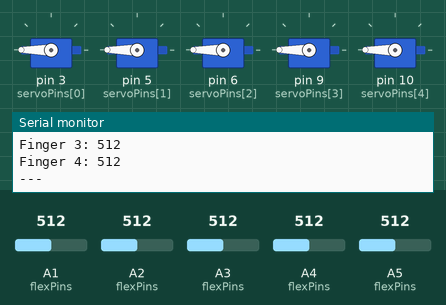
This sketch was run on a simulated Arduino Uno, built with avr-gcc and run on an emulated ATmega328P. On the bench: 5 × servo, the last lines printed to the serial monitor. Inputs (shaded band) come from the test bench; at power-on: A1 (flexPins) = 512, A2 (flexPins) = 512, A3 (flexPins) = 512, A4 (flexPins) = 512, A5 (flexPins) = 512.

Above: at 1.2 s.
1.3 s: A1 (flexPins) set to 992
At 2.3 s:
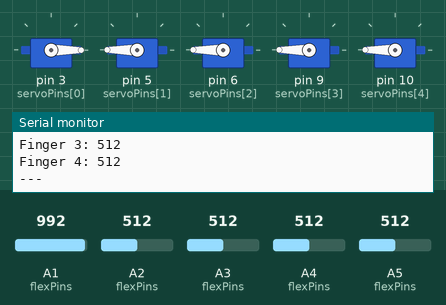
2.9 s: A2 (flexPins) set to 992
At 3.7 s:
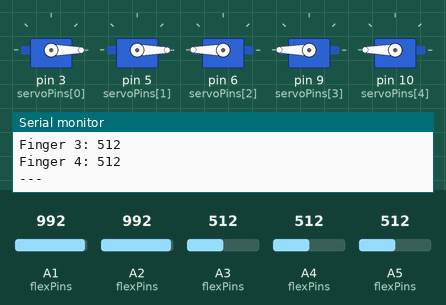
4.7 s: A3 (flexPins) set to 992
At 6.2 s:
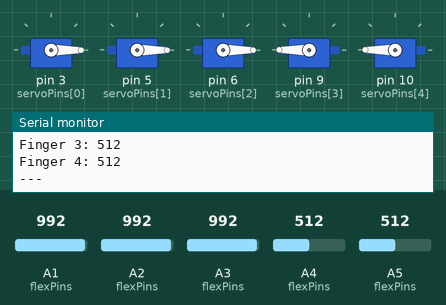
6.5 s: A4 (flexPins) set to 992
At 7.8 s:
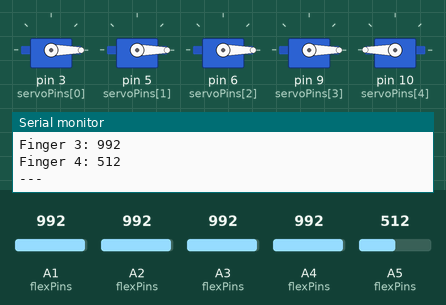
8.3 s: A5 (flexPins) set to 992
At 9.2 s:
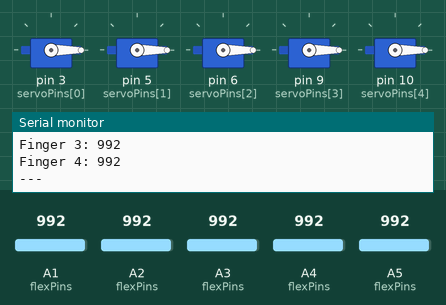
10.1 s: A1 (flexPins) set to 716
At 10.9 s:
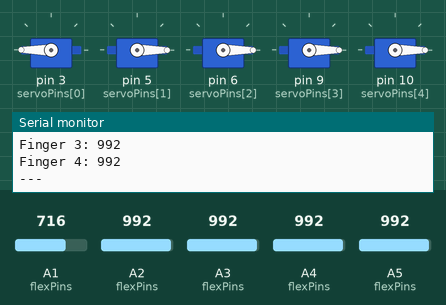
Timing chart, 0 to 12.8 s (numbered marks = the images above; inputs shaded):
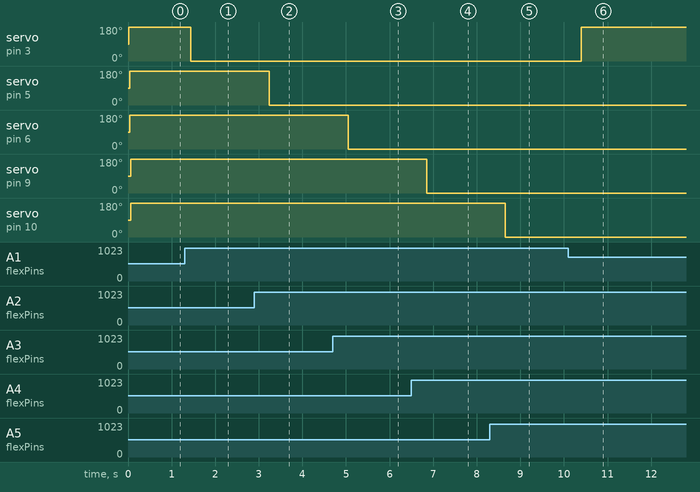

The sketch:

v4_per_finger_calibration.ino
```cpp
#include <Servo.h>

const int flexPins[] = {A1, A2, A3, A4, A5};
const int servoPins[] = {3, 5, 6, 9, 10};

int minVals[] = {820, 835, 750, 780, 750};  // When fingers are relaxed
int maxVals[] = {880, 890, 820, 810, 810};  // When fingers are curled


Servo servos[5];

void setup() {
  Serial.begin(9600);  // <-- This must match the Serial Monitor baud rate!
  for (int i = 0; i < 5; i++) {
    servos[i].attach(servoPins[i]);
  }
}

int smoothFlexRead(int pin) {
  long total = 0;
  const int samples = 10;
  for (int i = 0; i < samples; i++) {
    total += analogRead(pin);
    delay(1);
  }
  return total / samples;
}

void loop() {
  for (int i = 0; i < 5; i++) {
    int flexValue = smoothFlexRead(flexPins[i]);

    Serial.print("Finger ");
    Serial.print(i);
    Serial.print(": ");
    Serial.println(flexValue);

    int angle = map(flexValue, minVals[i], maxVals[i], 180, 0);
    angle = constrain(angle, 0, 180);
    servos[i].write(angle);
  }

  Serial.println("---");
  delay(300);
}
```

Measured:
- after the input at 1.3 s, servo on pin 3 (servoPins[0]): 180° → 0° after 0.14 s
- after the input at 2.9 s, servo on pin 5 (servoPins[1]): 180° → 0° after 0.35 s
- after the input at 4.7 s, servo on pin 6 (servoPins[2]): 180° → 0° after 0.35 s
- after the input at 6.5 s, servo on pin 9 (servoPins[3]): 180° → 0° after 0.35 s
- after the input at 8.3 s, servo on pin 10 (servoPins[4]): 180° → 0° after 0.35 s
- after the input at 10.1 s, servo on pin 3 (servoPins[0]): 0° → 180° after 0.29 s
